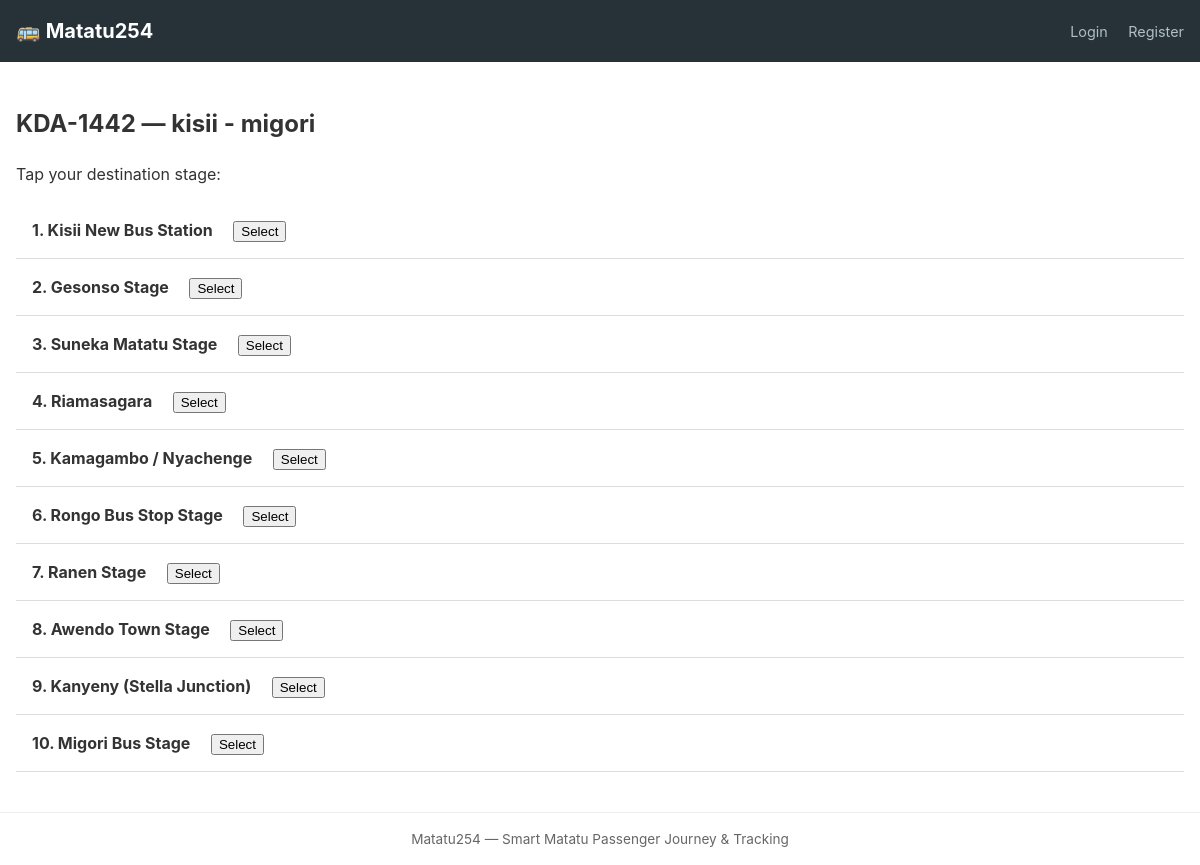
The app's page /journeys/trip/1/stages/ with its own data.
### trips/models.py (models this page shows, shortened)
class ActiveTrip(models.Model):
  class Status(models.TextChoices):
    CREATED = "created", "Created"
    ACTIVE = "active", "Active"
    COMPLETED = "completed", "Completed"
    CANCELLED = "cancelled", "Cancelled"
  matatu = models.ForeignKey(Matatu, on_delete=models.CASCADE)
  route = models.ForeignKey(Route, on_delete=models.CASCADE)
  start_time = models.DateTimeField(auto_now_add=True)
  end_time = models.DateTimeField(null=True, blank=True)
  status = models.CharField(
    max_length=9,
    choices=Status.choices,
    default=Status.CREATED,
  )
  current_latitude = models.DecimalField(
      max_digits=9, decimal_places=6, null=True, blank=True
  )
  current_longitude = models.DecimalField(
      max_digits=9, decimal_places=6, null=True, blank=True
  )
  last_ping_at = models.DateTimeField(null=True, blank=True)

### fleet/models.py (models this page shows, shortened)
class Matatu(models.Model):
	registration_number = models.CharField(max_length=20, unique=True)
	operator = models.CharField(max_length=255)
	owner = models.ForeignKey(settings.AUTH_USER_MODEL, on_delete=models.CASCADE, related_name="matatus", null=True, blank=True)
	created_at = models.DateTimeField(auto_now_add=True)

### r_outes/models.py (models this page shows, shortened)
class Route(models.Model):
    name = models.CharField(max_length=100, unique=True)
    description = models.TextField(max_length=150, blank=True)

class Stage(models.Model):
    route = models.ForeignKey(Route, on_delete=models.CASCADE, related_name="stages")
    name = models.CharField(max_length=100)
    sequence_order = models.PositiveIntegerField()
    latitude = models.DecimalField(max_digits=9, decimal_places=6)
    longitude = models.DecimalField(max_digits=9, decimal_places=6)
    class Meta:
        ordering = ["route", "sequence_order"]
        constraints = [
            models.UniqueConstraint(
                fields=["route", "sequence_order"],
                name="unique_stage_order_per_route",
            ),
        ]

### journeys/views.py (the view)
# urls.py: path("trip/<int:trip_id>/stages/", views.trip_stages, name="trip-stages"),
def trip_stages(request, trip_id):
    trip = get_object_or_404(ActiveTrip, pk=trip_id, status=ActiveTrip.Status.ACTIVE)
    stages = trip.route.stages.order_by("sequence_order")
    return render(request, "journeys/stages.html", {"trip": trip, "stages": stages})

### templates/journeys/stages.html (shortened to what this page needs)
{% extends 'base.html' %}
{% block content %}
  <h2>{{ trip.matatu.registration_number }} — {{ trip.route.name }}</h2>
  <p>Tap your destination stage:</p>
  <ul style="list-style: none; padding: 0;">
    {% for stage in stages %}
      <li style="padding: 1rem; border-bottom: 1px solid #ddd;">
        <strong>{{ stage.sequence_order }}. {{ stage.name }}</strong>
        <form method="post" action="{% url 'journeys:select-destination' trip.id %}" style="display:inline;">
          <button type="submit" style="margin-left: 1rem;">Select</button>
        </form>
      </li>
    {% empty %}
      <li>No stages on this route</li>
    {% endfor %}
  </ul>
{% endblock %}

### templates/base.html (style rules this page uses)
* { box-sizing: border-box; }
body { font-family: -apple-system, BlinkMacSystemFont, "Segoe UI", Roboto, sans-serif; margin: 0; line-height: 1.5; color: #333; }

### records on screen
ActiveTrip: matatu.registration_number "KDA-1442", route.name "kisii - migori"
Stage: sequence_order "1", name "Kisii New Bus Station"
Stage: sequence_order "2", name "Gesonso Stage"
Stage: sequence_order "3", name "Suneka Matatu Stage"
Stage: sequence_order "4", name "Riamasagara"
Stage: sequence_order "5", name "Kamagambo / Nyachenge"
Stage: sequence_order "6", name "Rongo Bus Stop Stage"
Stage: sequence_order "7", name "Ranen Stage"
Stage: sequence_order "8", name "Awendo Town Stage"
Stage: sequence_order "9", name "Kanyeny (Stella Junction)"
Stage: sequence_order "10", name "Migori Bus Stage"
